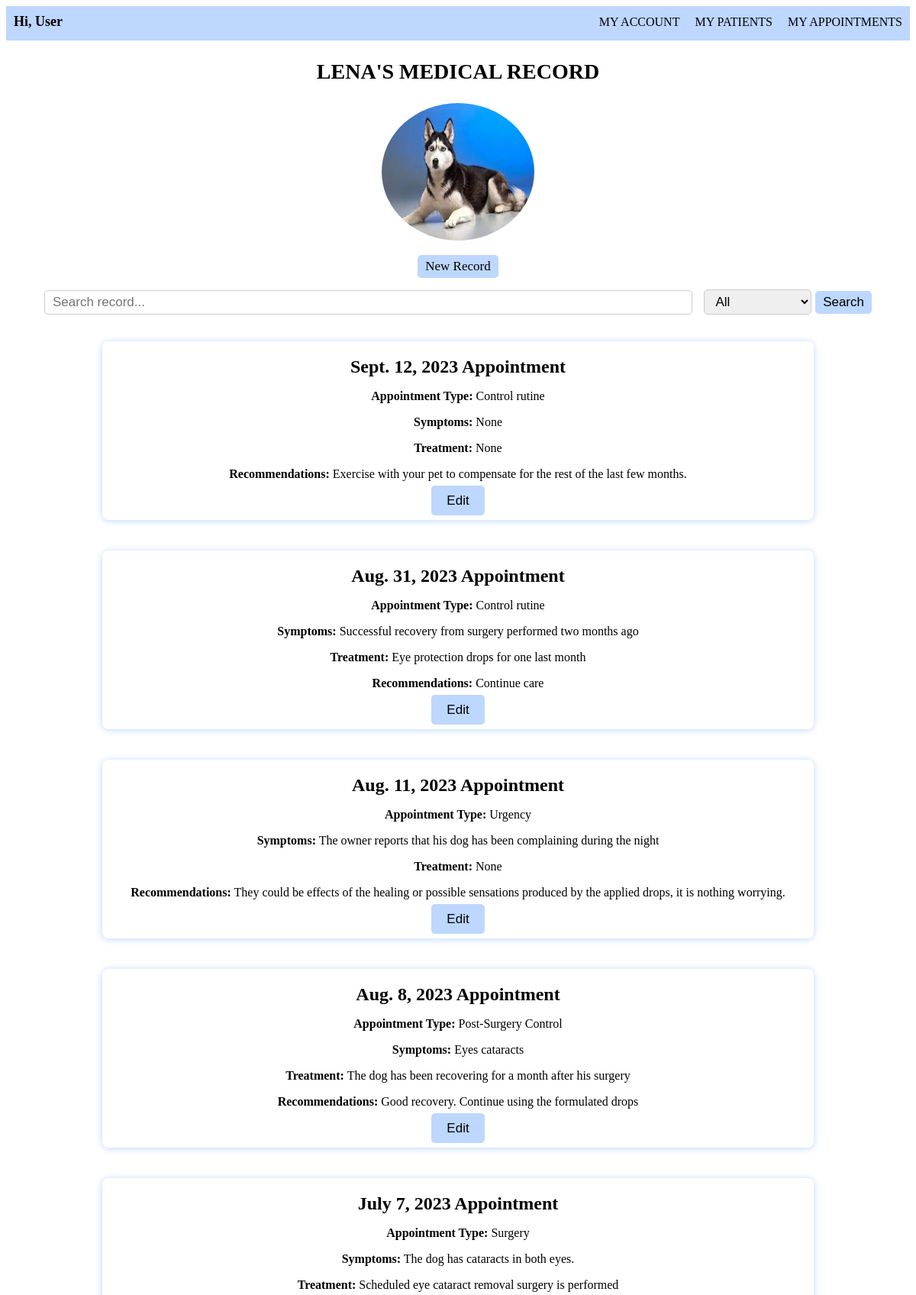
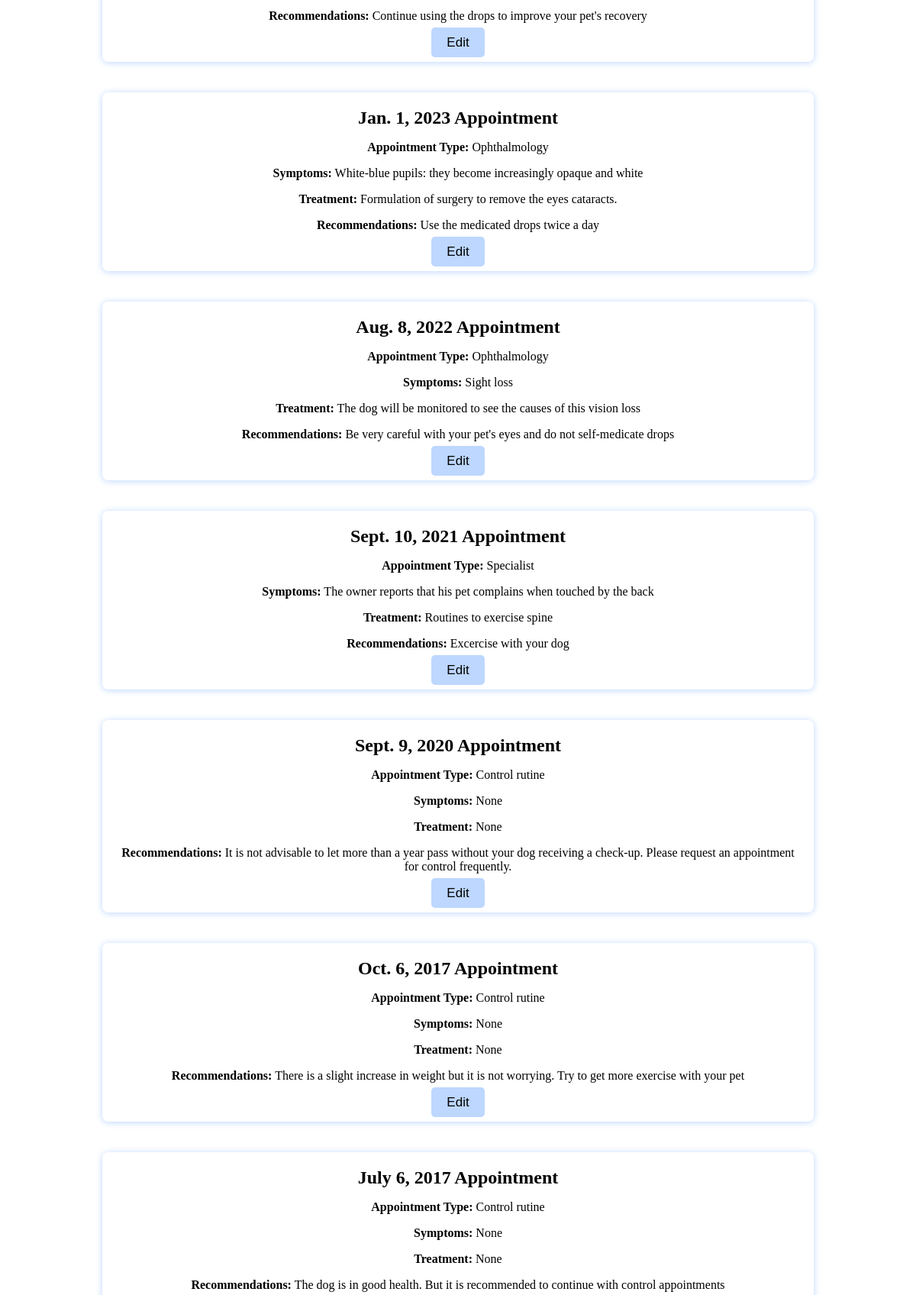
The page /medical_record/7/ (upper part) on the database its author committed (2 pictures, top to bottom).
### vet/models.py (models this page shows, shortened)
class Dog(models.Model):
    image= models.ImageField(upload_to='images/')
    id= models.AutoField(primary_key= True)
    owner= models.CharField(blank= False, max_length=100)
    name= models.CharField(blank= False, max_length=20)
    breed= models.CharField(blank= False, max_length=20)
    birthdate= models.DateField(blank= False)
    weight= models.CharField(blank= False, max_length=10)
    gender= models.CharField(blank= False, max_length=10)
    vaccination_card = models.ForeignKey(vaccination_card, on_delete=models.CASCADE,null=True,blank = True)

class MedicalRecord(models.Model):
    dog = models.ForeignKey(Dog, on_delete=models.CASCADE,null=True, blank=True)
    date = models.DateField(blank = False)
    appointmentType = models.CharField(blank= False, max_length=100)
    symptoms = models.CharField(blank= False, max_length=500)
    treatment = models.CharField(blank= False, max_length=500)
    recommendations = models.CharField(blank= False, max_length=500)

### vet/views.py (the view)
# urls.py: path('medical_record/<int:dog_id>/', views.medical_record, name='medical_record'),
def medical_record(request, dog_id):
    dog = get_object_or_404(Dog, pk=dog_id)
    filter_by = request.GET.get('filterRecord')
    search_record_term = request.GET.get('searchRecord')
    if search_record_term:
        if filter_by == 'all':
            medical_record = MedicalRecord.objects.filter(
                Q(date__icontains=search_record_term) |
            Q(symptoms__icontains=search_record_term) |
            Q(appointmentType__icontains=search_record_term)|
            Q(treatment__icontains=search_record_term) |
            Q(recommendations__icontains=search_record_term),
            dog=dog
            ).order_by('-date')
        elif filter_by == 'date':
            medical_record =  MedicalRecord.objects.filter(date__icontains=search_record_term,dog=dog).order_by('-date')
        elif filter_by == 'appointmentType':
            medical_record =  MedicalRecord.objects.filter(appointmentType__icontains=search_record_term,dog=dog).order_by('-date')
        elif filter_by == 'symptoms':
            medical_record =  MedicalRecord.objects.filter(symptoms__icontains=search_record_term,dog=dog).order_by('-date')
        elif filter_by == 'treatment':
            medical_record =  MedicalRecord.objects.filter(treatment__icontains=search_record_term,dog=dog).order_by('-date')
        elif filter_by == 'recommendations':
            medical_record =  MedicalRecord.objects.filter(recommendations__icontains=search_record_term,dog=dog).order_by('-date')
    else:
        medical_record = MedicalRecord.objects.filter(dog=dog).order_by('-date')
    return render(request, 'medical_record.html', {'dog': dog, 'medical_records': medical_record})

### vet/templates/medical_record.html (shortened to what this page needs)
<!DOCTYPE html>
{% extends 'base.html' %}
{% load static %}
    {% block additional_styles %}
    <link rel="stylesheet" href="{% static 'css/medical_record.css' %}">
    {% endblock additional_styles %}
        {% block content %}
        <h1>{{dog.name}}'s Medical Record</h1>
        <div class="img" style="text-align: center;">
            <img src="{{ dog.image.url }}" alt="{{ dog.name }} Image" style="border-radius: 50%; width: 200px; height: 180px;">
        </div>
        <div class="new-record" style="text-align: center;">
            <a href="{% url 'new_record' dog_id=dog.id %}" class="btn">New Record</a>
        </div>
        <form action="" class="search-record-bar">
            <input type="text" class="form-control" name="searchRecord" placeholder="Search record...">
            <div class="search-filter">
                <select class="form-control" name="filterRecord">
                    <option value="all">All</option>
                </select>
            </div>
            <button type="submit" class="btn btn-primary">Search</button>
        </form>
        <div class="records-list">
            {% for record in medical_records %}
            <div class="record-card">
                <div class="card-content p-3 mx-2">
                    <h2>{{ record.date }} Appointment</h2>
                    <p><strong>Appointment Type:</strong> {{ record.appointmentType }}</p>
                    <p><strong>Symptoms:</strong> {{ record.symptoms }}</p>
                    <p><strong>Treatment:</strong> {{ record.treatment }}</p>
                    <p><strong>Recommendations:</strong> {{ record.recommendations }}</p>
                    <div class="button-container">
                        <a href="{% url 'edit_medical_record' dog_id=dog.id  record_id=record.id%}" class="edit-button">Edit</a>
                    </div>
                </div>
            </div>
            {% endfor %}
        </div>
        {% endblock content %}

### static/css/medical_record.css (style rules this page uses)
main > * { margin-top: 15px; margin-bottom: 15px; }
.search-record-bar { font-family: Georgia, serif; display: flex; align-items: center; padding: 0 50px 0; }
.form-control { padding: 5px 10px; margin-right: 15px; font-size: 17px; border: 1px solid #ccc; border-radius: 5px; width: 100%; }
.new-record { display: flex; font-family: Georgia, serif; align-items: center; justify-content: center; transition: transform 0.3s ease; }
.search-filter { width: 17%; margin-right: 5px; }
.btn { padding: 5px 10px; font-size: 17px; text-decoration: none; background-color: #BDD7FF; color: #000000; border: none; border-radius: 5px; cursor: pointer; }
h1 { font-size: 28px; font-family: Georgia, serif; text-align: center; margin: 25px; text-transform: uppercase; }
.records-list { padding: 0 10px; display: flex; flex-wrap: wrap; justify-content: center; }
.record-card { border-radius: 8px; box-shadow: 0px 1px 10px #bdd7ff; overflow: hidden; width: 80%; margin: 20px; float: left; padding: auto; word-wrap: break-word; display: flex; flex-direction: column; transition: transform 0.3s ease; }
.record-card .card-content { padding: 15px; text-align: center; word-wrap: break-word; flex-grow: 1; }
.record-card h2 { text-align: center; margin: 5px; }
.button-container { text-align: center; height:20px; }
.edit-button { padding: 10px 20px; font-size: 17px; font-family: Arial, Helvetica, sans-serif; text-decoration: none; background-color: #BDD7FF; color: #000000; border: none; border-radius: 5px; cursor: pointer; margin: 15px; height: 20px; }

### rows shown on the page
Dog: name "LENA", image (picture)
MedicalRecord: date "Sept. 12, 2023", appointmentType "Control rutine", symptoms "None", treatment "None", recommendations "Exercise with your pet to compensate for the rest of the last few months."
MedicalRecord: date "Aug. 31, 2023", appointmentType "Control rutine", symptoms "Successful recovery from surgery performed two months ago", treatment "Eye protection drops for one last month", recommendations "Continue care"
MedicalRecord: date "Aug. 11, 2023", appointmentType "Urgency", symptoms "The owner reports that his dog has been complaining during the night", treatment "None", recommendations "They could be effects of the healing or possible sensations produced by the applied drops, it is nothing worrying."
MedicalRecord: date "Aug. 8, 2023", appointmentType "Post-Surgery Control", symptoms "Eyes cataracts", treatment "The dog has been recovering for a month after his surgery", recommendations "Good recovery. Continue using the formulated drops"
MedicalRecord: date "July 7, 2023", appointmentType "Surgery", symptoms "The dog has cataracts in both eyes.", treatment "Scheduled eye cataract removal surgery is performed", recommendations "Continue using the drops to improve your pet's recovery"
MedicalRecord: date "Jan. 1, 2023", appointmentType "Ophthalmology", symptoms "White-blue pupils: they become increasingly opaque and white", treatment "Formulation of surgery to remove the eyes cataracts.", recommendations "Use the medicated drops twice a day"
MedicalRecord: date "Aug. 8, 2022", appointmentType "Ophthalmology", symptoms "Sight loss", treatment "The dog will be monitored to see the causes of this vision loss", recommendations "Be very careful with your pet's eyes and do not self-medicate drops"
MedicalRecord: date "Sept. 10, 2021", appointmentType "Specialist", symptoms "The owner reports that his pet complains when touched by the back", treatment "Routines to exercise spine", recommendations "Excercise with your dog"
MedicalRecord: date "Sept. 9, 2020", appointmentType "Control rutine", symptoms "None", treatment "None", recommendations "It is not advisable to let more than a year pass without your dog receiving a check-up. Please request an appointment for control frequently."
MedicalRecord: date "Oct. 6, 2017", appointmentType "Control rutine", symptoms "None", treatment "None", recommendations "There is a slight increase in weight but it is not worrying. Try to get more exercise with your pet"
MedicalRecord: date "July 6, 2017", appointmentType "Control rutine", symptoms "None", treatment "None", recommendations "The dog is in good health. But it is recommended to continue with control appointments"
